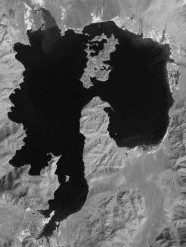
%> input picture Image segmentation/Using K-means/Landsat_cropped.jpg, 186 x 247 px
$ octave K_means_image.m   (GNU Octave 9; MATLAB toolbox functions it lacks are replaced by stand-ins)
%> lines starting %> are read from the running program, lines starting %| are printed output that depends on the picture
%% Program for K-means clustering implementation for Image segmentation
clear all;
close all;
clc;

%% Load training data
training_file = imread('Landsat_cropped.jpg');
%> training_file is the input picture: size 247x186x3 uint8; min 0, max 241, mean 91.2

training_data = double( training_file(:,:,1));

final_data = [];

for i=1:size(training_file,2)
    final_data = cat(1,final_data,training_data(:,i,1));
end
[rows,dim]=size(final_data);
%> rows = 45942; dim = 1
K=2;
flag=K;

%% Distance matrix
D = zeros(rows,2);

%% compute a random permutation of all input vectors
R = randperm(rows);

%% construct indicator matrix (each entry corresponds to the cluster
% of each point in X)
I = zeros(rows, 1);

%% construct old centroid matrix
oldC = zeros(K, dim);

%% construct centroids matrix
C = zeros(K, dim);

%% take the first K points in the random permutation as the centroid
for k=1:K
    C(k,:) = final_data(R(k),:);
end
%> after the loop, C = [171; 130]

%% Assignment of data points to corresponding clusters Finding new centroids of the clusters
while flag~=0
    flag=K;
    for n=1:rows
        %initialize the minimum distance
        centroid_index=1;
        mindist=norm(final_data(n,1:dim)-C(centroid_index,:));
        for j=1:K
            %find the closest centroid to the data point
            dist=norm(C(j,:)-final_data(n,1:dim));
            if dist<mindist
                centroid_index=j;
                mindist=dist;
            end
        end
        D(n,1)=mindist;
        D(n,2)=centroid_index;
        I(n)=centroid_index;
    end

    %Modify the centroids
    for z=1:K
        oldC(z,:)=C(z,:);
        C(z,:)=mean(final_data((I==z),:));
        %C(z,:)=C(z,:)/length(find(I==z));
        if norm(oldC(z,:)-C(z,:),2)<0.001
            flag=flag-1;
        end
    end

end
%> after the loop, C = [139.2; 23.26]; oldC = [139.2; 23.26]

%% Setting intensitities for each cluster

m=0;
for i=1:size(training_data,1)
    for l=1:size(training_file,2)
        m=m+1
            if (D(:,2)==1)
                training_data(i,l) = 30;
            elseif (D(:,2)==2)
                training_data(i,l) = 180;
            end
    end
end
%> after the loop, m = 45942
image(training_data);
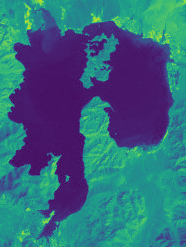
%> displayed picture: size 247x186x3, on the screen's scale of 0 to 255; mean R, G, B 52.4, 103.3, 124.6
